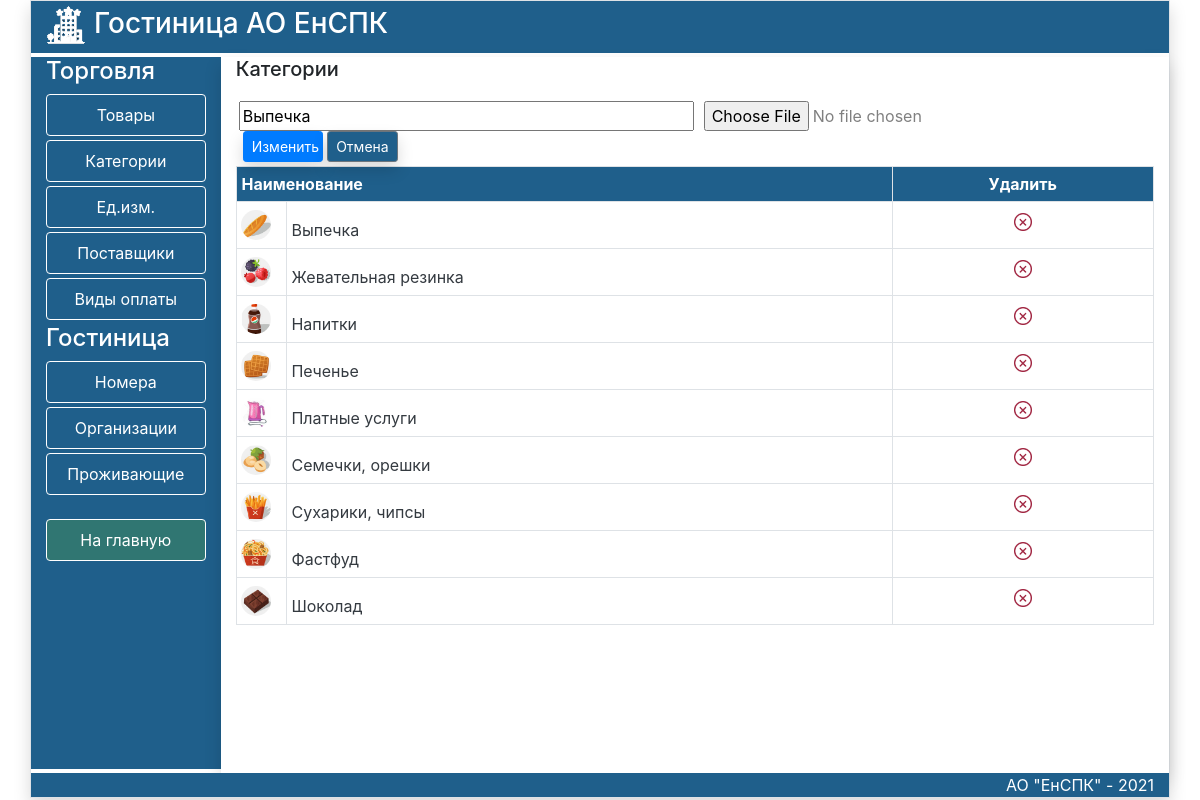
The page /UpdateCategory/5 on the database its author committed.
### trade/models.py (models this page shows, shortened)
class Category(models.Model):
    title = models.CharField(max_length=100, verbose_name='Наименование')
    photo = models.ImageField(upload_to='photo',blank=True)
    class Meta:
        verbose_name='Категория'
        verbose_name_plural='Категории'
        ordering=['title',]

### trade/views.py (the view)
# urls.py: path('UpdateCategory/<str:pk>',UpdateCategory,name='UpdateCategory'),
def UpdateCategory(request,pk):
    data = Category.objects.all()
    unit = Category.objects.get(pk=pk)
    form = CategoryForm(request.POST, request.FILES,instance=unit)
    if form.is_valid():
        form.save()
        return redirect('Category')
    else:
        form = CategoryForm(instance=unit)
        data = Category.objects.all()
        context = {'data': data, 'form': form, 'title': 'Категории'}
        return render(request, "trade/UpdateCategory.html", context)

### trade/forms.py
class CategoryForm(forms.ModelForm):
    class Meta:
        model=Category
        fields=['title','photo',]
        widgets={
           'title':forms.TextInput(attrs={'class':'form-input','style':'width:455px;margin-right:10px'}),
           'photo':forms.FileInput(attrs={'style':'color:Grey'}),
        }

### trade/templates/trade/UpdateCategory.html (shortened to what this page needs)
{% extends 'trade/listpage.html' %}
{% load static %}
{% block DataArea %}
 <h5 class="mb-3">{{title}}</h5>
<div >
    <form action="" method="post" enctype="multipart/form-data">
        <div class="form-row pb-1 pl-2 pt-1">
    {{form.title}}{{form.photo}}
<div class="text-end ml-1 ">
     <button type="submit" class="btn btn-primary btn-sm shadow " style="width:80px;" >Изменить</button>
     <a href="{% url 'Category'  %}" class="btn btn-secondary btn-sm shadow btnblack ">Отмена </a>
</div>
    </form>
</div></div>
<div class="scrolltable"  >
<table class="table table-sm table-bordered table-hover   ">
   <tr class="secondary">
     <th colspan="2" class="btnblack">Наименование</th>
     <th class="text-center btnblack ">Удалить</th>
    </tr>
{% for item in data %}
<tr>
     <td class="pt-2 pb-0" style="width:50px">{% if item.photo %}<img src="{{item.photo.url}}"  alt="..." width="30" height="30" class="mb-2 rounded-circle" >{% endif %}</td>
    <td class="pt-2 pb-0 align-middle"><a href="{% url 'UpdateCategory' item.pk %}" class="text-dark lead"><small>{{item.title}}</small></a></td>
    <td class="text-center pt-0 pb-2" style="vertical-align:middle"><a href="{% url 'DeleteCategory' item.pk %}" ><img src="{% static 'trade/images/delete2.png' %}" height="18"  ></a></td>
</tr>
{% endfor %}
</table>
</div>
{% endblock DataArea %}

### trade/static/trade/css/my.css (style rules this page uses)
.btnblack { background-color:RGB(31,95,139); color: white; }
.scrolltable { display:block; overflow-y: auto; height:75vh; }

### rows shown on the page
Category: title "Выпечка", photo (picture)
Category: photo (picture), title "Жевательная резинка"
Category: photo (picture), title "Напитки"
Category: photo (picture), title "Печенье"
Category: photo (picture), title "Платные услуги"
Category: photo (picture), title "Семечки, орешки"
Category: photo (picture), title "Сухарики, чипсы"
Category: photo (picture), title "Фастфуд"
Category: photo (picture), title "Шоколад"

### other values the page prints
{{ title }} "Категории"
